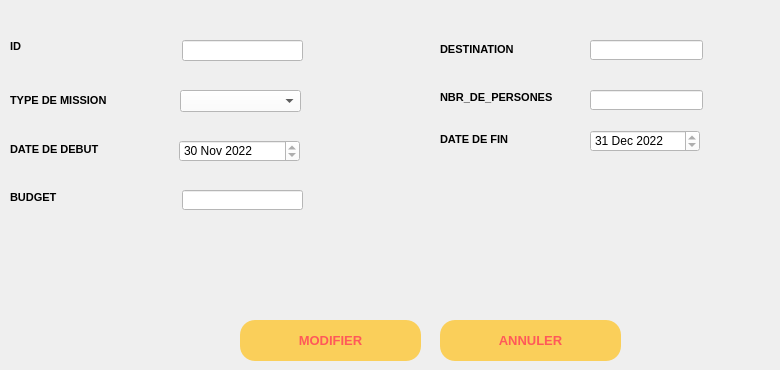
       <widget class="QWidget" name="tab_8">
        <property name="styleSheet">
         <string notr="true"/>
        </property>
        <attribute name="title">
         <string>MODIFIER</string>
        </attribute>
        <widget class="QLineEdit" name="lineEdit_N_ID">
         <property name="geometry">
          <rect>
           <x>182</x>
           <y>40</y>
           <width>121</width>
           <height>21</height>
          </rect>
         </property>
         <property name="styleSheet">
          <string notr="true">background-color:#FFFFFF;</string>
         </property>
        </widget>
        <widget class="QLineEdit" name="lineEdit_DES_N">
         <property name="geometry">
          <rect>
           <x>590</x>
           <y>40</y>
           <width>113</width>
           <height>20</height>
          </rect>
         </property>
         <property name="styleSheet">
          <string notr="true">background-color:#FFFFFF;</string>
         </property>
        </widget>
        <widget class="QLabel" name="label_51">
         <property name="geometry">
          <rect>
           <x>10</x>
           <y>40</y>
           <width>47</width>
           <height>14</height>
          </rect>
         </property>
         <property name="text">
          <string>&lt;html&gt;&lt;head/&gt;&lt;body&gt;&lt;p&gt;&lt;span style=&quot; font-size:8pt; font-weight:600;&quot;&gt;ID&lt;/span&gt;&lt;/p&gt;&lt;/body&gt;&lt;/html&gt;</string>
         </property>
        </widget>
        <widget class="QLabel" name="label_52">
         <property name="geometry">
          <rect>
           <x>10</x>
           <y>140</y>
           <width>121</width>
           <height>20</height>
          </rect>
         </property>
         <property name="text">
          <string>&lt;html&gt;&lt;head/&gt;&lt;body&gt;&lt;p&gt;&lt;span style=&quot; font-size:8pt; font-weight:600;&quot;&gt;DATE DE DEBUT&lt;/span&gt;&lt;/p&gt;&lt;/body&gt;&lt;/html&gt;</string>
         </property>
        </widget>
        <widget class="QLabel" name="label_53">
         <property name="geometry">
          <rect>
           <x>440</x>
           <y>40</y>
           <width>101</width>
           <height>20</height>
          </rect>
         </property>
         <property name="text">
          <string>&lt;html&gt;&lt;head/&gt;&lt;body&gt;&lt;p&gt;&lt;span style=&quot; font-size:8pt; font-weight:600;&quot;&gt;DESTINATION&lt;/span&gt;&lt;/p&gt;&lt;/body&gt;&lt;/html&gt;</string>
         </property>
        </widget>
        <widget class="QPushButton" name="MODIFIER">
         <property name="geometry">
          <rect>
           <x>240</x>
           <y>320</y>
           <width>181</width>
           <height>41</height>
          </rect>
         </property>
         <property name="font">
          <font>
           <pointsize>10</pointsize>
           <weight>75</weight>
           <bold>true</bold>
          </font>
         </property>
         <property name="styleSheet">
          <string notr="true">QPushButton{
border-radius:15px;
	background:#FACF5A;
	color:#FF5959;
	font-weight : bold;
}
QPushButton:hover
{
		background:#FF5959;
		color:#FACF5A;
		font-weight: bold;
}</string>
         </property>
         <property name="text">
          <string>MODIFIER</string>
         </property>
         <property name="icon">
          <iconset>
           <normaloff>../../Documents/projet_2a39/feather/edit.svg</normaloff>../../Documents/projet_2a39/feather/edit.svg</iconset>
         </property>
         <property name="checkable">
          <bool>false</bool>
         </property>
         <property name="autoRepeatDelay">
          <number>300</number>
         </property>
        </widget>
        <widget class="QPushButton" name="pushButton_ANNULER2">
         <property name="geometry">
          <rect>
           <x>440</x>
           <y>320</y>
           <width>181</width>
           <height>41</height>
          </rect>
         </property>
         <property name="font">
          <font>
           <pointsize>10</pointsize>
           <weight>75</weight>
           <bold>true</bold>
          </font>
         </property>
         <property name="styleSheet">
          <string notr="true">QPushButton{
border-radius:15px;
	background:#FACF5A;
	color:#FF5959;
	font-weight : bold;
}
QPushButton:hover
{
		background:#FF5959;
		color:#FACF5A;
		font-weight: bold;
}

</string>
         </property>
         <property name="text">
          <string>ANNULER</string>
         </property>
         <property name="icon">
          <iconset>
           <normaloff>../../Documents/projet_2a39/feather/x-octagon.svg</normaloff>../../Documents/projet_2a39/feather/x-octagon.svg</iconset>
         </property>
        </widget>
        <widget class="QLabel" name="label_54">
         <property name="geometry">
          <rect>
           <x>440</x>
           <y>90</y>
           <width>151</width>
           <height>16</height>
          </rect>
         </property>
         <property name="text">
          <string>&lt;html&gt;&lt;head/&gt;&lt;body&gt;&lt;p&gt;&lt;span style=&quot; font-size:8pt; font-weight:600; color:#000000;&quot;&gt;NBR_DE_PERSONES&lt;/span&gt;&lt;/p&gt;&lt;/body&gt;&lt;/html&gt;</string>
         </property>
        </widget>
        <widget class="QLabel" name="label_55">
         <property name="geometry">
          <rect>
           <x>10</x>
           <y>90</y>
           <width>131</width>
           <height>21</height>
          </rect>
         </property>
         <property name="text">
          <string>&lt;html&gt;&lt;head/&gt;&lt;body&gt;&lt;p&gt;&lt;span style=&quot; font-size:8pt; font-weight:600;&quot;&gt;TYPE DE MISSION&lt;/span&gt;&lt;/p&gt;&lt;/body&gt;&lt;/html&gt;</string>
         </property>
         <property name="textFormat">
          <enum>Qt::AutoText</enum>
         </property>
         <property name="margin">
          <number>0</number>
         </property>
         <property name="indent">
          <number>0</number>
         </property>
         <property name="openExternalLinks">
          <bool>false</bool>
         </property>
        </widget>
        <widget class="QLineEdit" name="lineEdit_NBR_N">
         <property name="geometry">
          <rect>
           <x>590</x>
           <y>90</y>
           <width>113</width>
           <height>20</height>
          </rect>
         </property>
         <property name="styleSheet">
          <string notr="true">background-color:#FFFFFF;</string>
         </property>
        </widget>
        <widget class="QLabel" name="label_56">
         <property name="geometry">
          <rect>
           <x>440</x>
           <y>130</y>
           <width>111</width>
           <height>20</height>
          </rect>
         </property>
         <property name="text">
          <string>&lt;html&gt;&lt;head/&gt;&lt;body&gt;&lt;p&gt;&lt;span style=&quot; font-size:8pt; font-weight:600;&quot;&gt;DATE DE FIN&lt;/span&gt;&lt;/p&gt;&lt;/body&gt;&lt;/html&gt;</string>
         </property>
        </widget>
        <widget class="QLabel" name="label_57">
         <property name="geometry">
          <rect>
           <x>10</x>
           <y>190</y>
           <width>61</width>
           <height>16</height>
          </rect>
         </property>
         <property name="text">
          <string>&lt;html&gt;&lt;head/&gt;&lt;body&gt;&lt;p&gt;&lt;span style=&quot; font-size:8pt; font-weight:600;&quot;&gt;BUDGET&lt;/span&gt;&lt;/p&gt;&lt;/body&gt;&lt;/html&gt;</string>
         </property>
        </widget>
        <widget class="QLineEdit" name="lineEdit_BUD_N">
         <property name="geometry">
          <rect>
           <x>182</x>
           <y>190</y>
           <width>121</width>
           <height>20</height>
          </rect>
         </property>
         <property name="styleSheet">
          <string notr="true">background-color:#FFFFFF;</string>
         </property>
        </widget>
        <widget class="QLabel" name="ver1">
         <property name="geometry">
          <rect>
           <x>310</x>
           <y>40</y>
           <width>51</width>
           <height>21</height>
          </rect>
         </property>
         <property name="text">
          <string>&lt;html&gt;&lt;head/&gt;&lt;body&gt;&lt;p&gt;&lt;br/&gt;&lt;/p&gt;&lt;/body&gt;&lt;/html&gt;</string>
         </property>
        </widget>
        <widget class="QLabel" name="ver2">
         <property name="geometry">
          <rect>
           <x>310</x>
           <y>90</y>
           <width>51</width>
           <height>20</height>
          </rect>
         </property>
         <property name="text">
          <string>&lt;html&gt;&lt;head/&gt;&lt;body&gt;&lt;p&gt;&lt;br/&gt;&lt;/p&gt;&lt;/body&gt;&lt;/html&gt;</string>
         </property>
        </widget>
        <widget class="QLabel" name="ver3">
         <property name="geometry">
          <rect>
           <x>310</x>
           <y>140</y>
           <width>41</width>
           <height>20</height>
          </rect>
         </property>
         <property name="text">
          <string>&lt;html&gt;&lt;head/&gt;&lt;body&gt;&lt;p&gt;&lt;br/&gt;&lt;/p&gt;&lt;/body&gt;&lt;/html&gt;</string>
         </property>
        </widget>
        <widget class="QLabel" name="ver4">
         <property name="geometry">
          <rect>
           <x>730</x>
           <y>130</y>
           <width>41</width>
           <height>20</height>
          </rect>
         </property>
         <property name="text">
          <string>&lt;html&gt;&lt;head/&gt;&lt;body&gt;&lt;p&gt;&lt;br/&gt;&lt;/p&gt;&lt;/body&gt;&lt;/html&gt;</string>
         </property>
        </widget>
        <widget class="QLabel" name="ver5">
         <property name="geometry">
          <rect>
           <x>730</x>
           <y>40</y>
           <width>31</width>
           <height>20</height>
          </rect>
         </property>
         <property name="text">
          <string>&lt;html&gt;&lt;head/&gt;&lt;body&gt;&lt;p&gt;&lt;br/&gt;&lt;/p&gt;&lt;/body&gt;&lt;/html&gt;</string>
         </property>
        </widget>
        <widget class="QLabel" name="ver6">
         <property name="geometry">
          <rect>
           <x>730</x>
           <y>90</y>
           <width>31</width>
           <height>20</height>
          </rect>
         </property>
         <property name="text">
          <string>&lt;html&gt;&lt;head/&gt;&lt;body&gt;&lt;p&gt;&lt;br/&gt;&lt;/p&gt;&lt;/body&gt;&lt;/html&gt;</string>
         </property>
        </widget>
        <widget class="QLabel" name="ver7">
         <property name="geometry">
          <rect>
           <x>320</x>
           <y>190</y>
           <width>21</width>
           <height>20</height>
          </rect>
         </property>
         <property name="text">
          <string>&lt;html&gt;&lt;head/&gt;&lt;body&gt;&lt;p&gt;&lt;br/&gt;&lt;/p&gt;&lt;/body&gt;&lt;/html&gt;</string>
         </property>
        </widget>
        <widget class="QDateEdit" name="dateD_2">
         <property name="geometry">
          <rect>
           <x>179</x>
           <y>140</y>
           <width>121</width>
           <height>22</height>
          </rect>
         </property>
         <property name="styleSheet">
          <string notr="true">background : white;</string>
         </property>
         <property name="maximumDateTime">
          <datetime>
           <hour>7</hour>
           <minute>59</minute>
           <second>59</second>
           <year>2070</year>
           <month>1</month>
           <day>1</day>
          </datetime>
         </property>
         <property name="minimumDateTime">
          <datetime>
           <hour>8</hour>
           <minute>0</minute>
           <second>0</second>
           <year>2022</year>
           <month>11</month>
           <day>30</day>
          </datetime>
         </property>
         <property name="calendarPopup">
          <bool>false</bool>
         </property>
        </widget>
        <widget class="QDateEdit" name="dateF_2">
         <property name="geometry">
          <rect>
           <x>590</x>
           <y>130</y>
           <width>110</width>
           <height>22</height>
          </rect>
         </property>
         <property name="styleSheet">
          <string notr="true">background : white;</string>
         </property>
         <property name="maximumDateTime">
          <datetime>
           <hour>7</hour>
           <minute>59</minute>
           <second>59</second>
           <year>2070</year>
           <month>1</month>
           <day>1</day>
          </datetime>
         </property>
         <property name="minimumDateTime">
          <datetime>
           <hour>8</hour>
           <minute>0</minute>
           <second>0</second>
           <year>2022</year>
           <month>12</month>
           <day>31</day>
          </datetime>
         </property>
         <property name="calendarPopup">
          <bool>false</bool>
         </property>
        </widget>
        <widget class="QComboBox" name="combomod">
         <property name="geometry">
          <rect>
           <x>180</x>
           <y>90</y>
           <width>121</width>
           <height>22</height>
          </rect>
         </property>
         <property name="styleSheet">
          <string notr="true">background : white;</string>
         </property>
        </widget>
       </widget>
